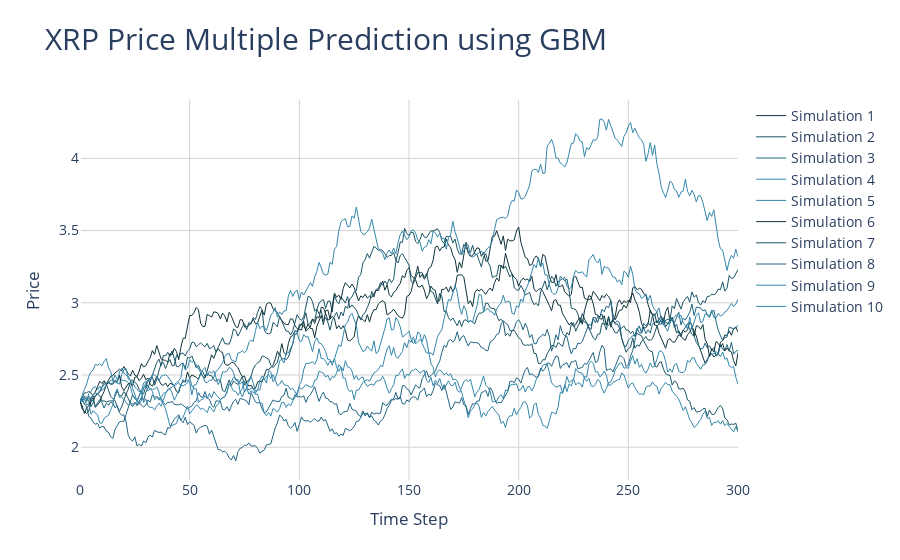

The cell this chart's notebook holds for it:
### Code cell
# Create the plot
fig = go.Figure()

# Define a list of colors
colors = ['#0D3239', '#1A5465', '#206583', '#3487AB', '#3487AB']

# Add each simulated prices line with different colors
for i, prices in enumerate(simulations):
    fig.add_trace(go.Scatter(
        x=list(range(len(prices))),
        y=prices,
        mode='lines',
        name=f'Simulation {i+1}',
        line=dict(color=colors[i % len(colors)], width=1)
    ))

# Update layout for aesthetics
fig.update_layout(
    title={
        'text': 'XRP Price Multiple Prediction using GBM',
        'font': {
            'size': 30
        }
    },
    xaxis_title='Time Step',
    yaxis_title='Price',
    font=dict(size=14),
    plot_bgcolor='white',
    xaxis=dict(showgrid=True, gridcolor='lightgrey'),
    yaxis=dict(showgrid=True, gridcolor='lightgrey')
)

### Figure 1 — Plotly figure (JSON) as saved in the notebook; plotly's stock layout.template omitted (floating-point values rounded to 4 significant figures; data arrays with more than 128 entries replaced by an {"elided": "..."} marker saying what was removed)
{"data": [{"line": {"color": "#0D3239", "width": 1}, "mode": "lines", "name": "Simulation 1", "type": "scatter", "x": {"elided": "301 int values"}, "y": {"elided": "301 float values"}}, {"line": {"color": "#1A5465", "width": 1}, "mode": "lines", "name": "Simulation 2", "type": "scatter", "x": {"elided": "301 int values"}, "y": {"elided": "301 float values"}}, {"line": {"color": "#206583", "width": 1}, "mode": "lines", "name": "Simulation 3", "type": "scatter", "x": {"elided": "301 int values"}, "y": {"elided": "301 float values"}}, {"line": {"color": "#3487AB", "width": 1}, "mode": "lines", "name": "Simulation 4", "type": "scatter", "x": {"elided": "301 int values"}, "y": {"elided": "301 float values"}}, {"line": {"color": "#3487AB", "width": 1}, "mode": "lines", "name": "Simulation 5", "type": "scatter", "x": {"elided": "301 int values"}, "y": {"elided": "301 float values"}}, {"line": {"color": "#0D3239", "width": 1}, "mode": "lines", "name": "Simulation 6", "type": "scatter", "x": {"elided": "301 int values"}, "y": {"elided": "301 float values"}}, {"line": {"color": "#1A5465", "width": 1}, "mode": "lines", "name": "Simulation 7", "type": "scatter", "x": {"elided": "301 int values"}, "y": {"elided": "301 float values"}}, {"line": {"color": "#206583", "width": 1}, "mode": "lines", "name": "Simulation 8", "type": "scatter", "x": {"elided": "301 int values"}, "y": {"elided": "301 float values"}}, {"line": {"color": "#3487AB", "width": 1}, "mode": "lines", "name": "Simulation 9", "type": "scatter", "x": {"elided": "301 int values"}, "y": {"elided": "301 float values"}}, {"line": {"color": "#3487AB", "width": 1}, "mode": "lines", "name": "Simulation 10", "type": "scatter", "x": {"elided": "301 int values"}, "y": {"elided": "301 float values"}}], "layout": {"font": {"size": 14}, "plot_bgcolor": "white", "title": {"font": {"size": 30}, "text": "XRP Price Multiple Prediction using GBM"}, "xaxis": {"gridcolor": "lightgrey", "showgrid": true, "title": {"text": "Time Step"}}, "yaxis": {"gridcolor": "lightgrey", "showgrid": true, "title": {"text": "Price"}}}}
